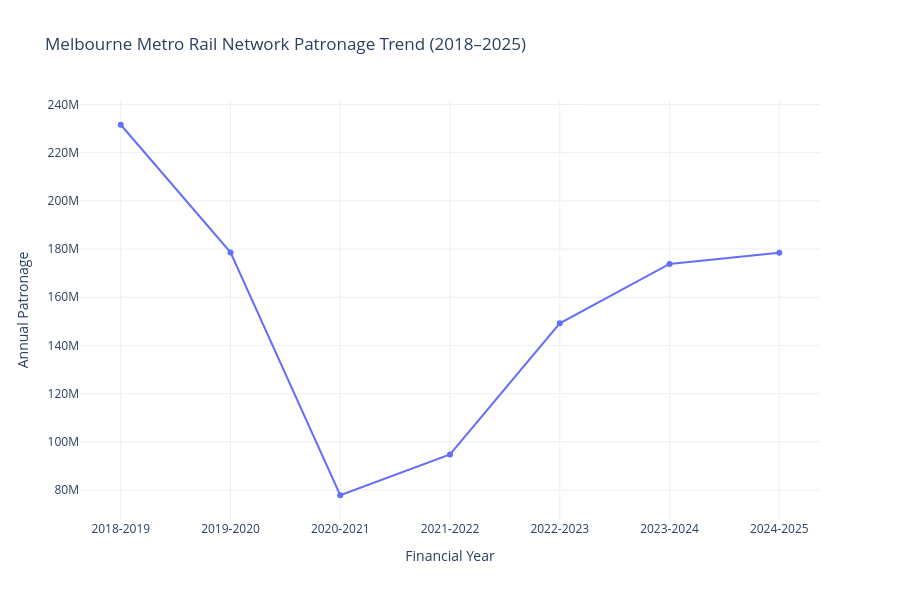

Notebook cell for this chart:
### Code cell
fig = go.Figure()

fig.add_trace(
    go.Scatter(
        x=network_patronage[YEAR_COL],
        y=network_patronage[PATRONAGE_COL],
        mode="lines+markers",
        name="Patronage"
    )
)

fig.update_layout(
    title="Melbourne Metro Rail Network Patronage Trend (2018–2025)",
    xaxis_title="Financial Year",
    yaxis_title="Annual Patronage",
    template="plotly_white",
    hovermode="x unified",
    height=600
)

fig.show()

### Figure 1 — Plotly figure (JSON) as saved in the notebook; plotly's stock layout.template omitted (floating-point values rounded to 4 significant figures)
{"data": [{"mode": "lines+markers", "name": "Patronage", "type": "scatter", "x": ["2018-2019", "2019-2020", "2020-2021", "2021-2022", "2022-2023", "2023-2024", "2024-2025"], "y": [231607950, 178626800, 77820000, 94736800, 149195750, 173839400, 178480700]}], "layout": {"height": 600, "hovermode": "x unified", "title": {"text": "Melbourne Metro Rail Network Patronage Trend (2018–2025)"}, "xaxis": {"title": {"text": "Financial Year"}}, "yaxis": {"title": {"text": "Annual Patronage"}}}}
